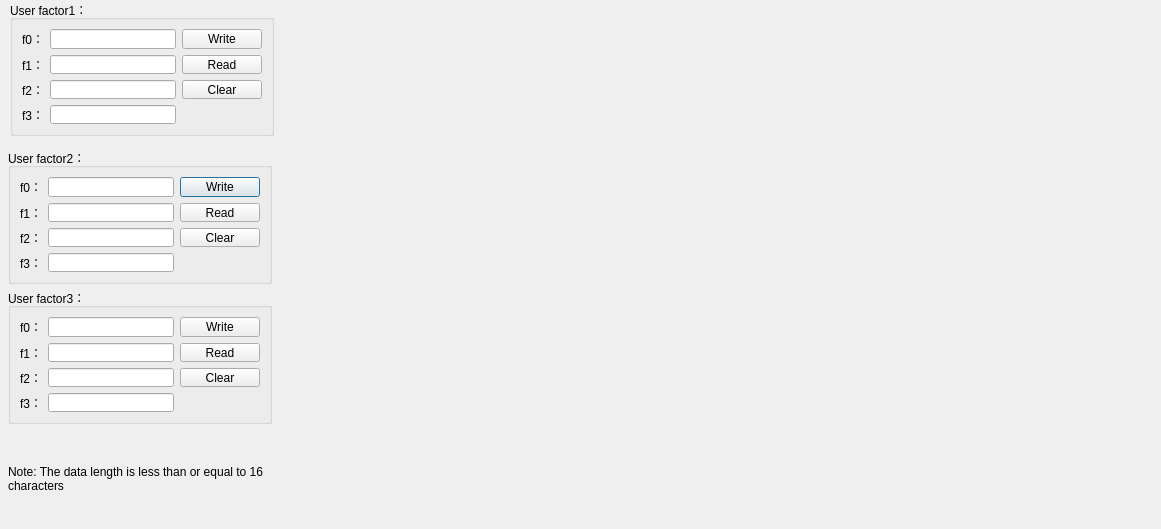
<?xml version="1.0" encoding="UTF-8"?>
<ui version="4.0">
 <class>Dialog_user</class>
 <widget class="QDialog" name="Dialog_user">
  <property name="geometry">
   <rect>
    <x>0</x>
    <y>0</y>
    <width>1161</width>
    <height>529</height>
   </rect>
  </property>
  <property name="windowTitle">
   <string>Dialog</string>
  </property>
  <widget class="QLabel" name="label">
   <property name="geometry">
    <rect>
     <x>8</x>
     <y>448</y>
     <width>264</width>
     <height>61</height>
    </rect>
   </property>
   <property name="text">
    <string>Note: The data length is less than or equal to 16 characters</string>
   </property>
   <property name="wordWrap">
    <bool>true</bool>
   </property>
  </widget>
  <widget class="QGroupBox" name="groupBox_8">
   <property name="geometry">
    <rect>
     <x>8</x>
     <y>148</y>
     <width>264</width>
     <height>136</height>
    </rect>
   </property>
   <property name="title">
    <string>User factor2：</string>
   </property>
   <layout class="QGridLayout" name="gridLayout_4">
    <item row="0" column="0">
     <widget class="QLabel" name="label_10">
      <property name="text">
       <string>f0：</string>
      </property>
     </widget>
    </item>
    <item row="0" column="1">
     <widget class="QLineEdit" name="lineEdit_f2_0"/>
    </item>
    <item row="0" column="2">
     <widget class="QPushButton" name="pushButton_w2">
      <property name="text">
       <string>Write</string>
      </property>
     </widget>
    </item>
    <item row="1" column="0">
     <widget class="QLabel" name="label_14">
      <property name="text">
       <string>f1：</string>
      </property>
     </widget>
    </item>
    <item row="1" column="1">
     <widget class="QLineEdit" name="lineEdit_f2_1"/>
    </item>
    <item row="1" column="2">
     <widget class="QPushButton" name="pushButton_r2">
      <property name="text">
       <string>Read</string>
      </property>
     </widget>
    </item>
    <item row="2" column="0">
     <widget class="QLabel" name="label_17">
      <property name="text">
       <string>f2：</string>
      </property>
     </widget>
    </item>
    <item row="2" column="1">
     <widget class="QLineEdit" name="lineEdit_f2_2"/>
    </item>
    <item row="3" column="0">
     <widget class="QLabel" name="label_18">
      <property name="text">
       <string>f3：</string>
      </property>
     </widget>
    </item>
    <item row="3" column="1">
     <widget class="QLineEdit" name="lineEdit_f2_3"/>
    </item>
    <item row="2" column="2">
     <widget class="QPushButton" name="pushButton_c2">
      <property name="text">
       <string>Clear</string>
      </property>
     </widget>
    </item>
   </layout>
  </widget>
  <widget class="QGroupBox" name="groupBox_9">
   <property name="geometry">
    <rect>
     <x>8</x>
     <y>288</y>
     <width>264</width>
     <height>136</height>
    </rect>
   </property>
   <property name="title">
    <string>User factor3：</string>
   </property>
   <layout class="QGridLayout" name="gridLayout_5">
    <item row="0" column="0">
     <widget class="QLabel" name="label_19">
      <property name="text">
       <string>f0：</string>
      </property>
     </widget>
    </item>
    <item row="0" column="1">
     <widget class="QLineEdit" name="lineEdit_f3_0"/>
    </item>
    <item row="0" column="2">
     <widget class="QPushButton" name="pushButton_w3">
      <property name="text">
       <string>Write</string>
      </property>
     </widget>
    </item>
    <item row="1" column="0">
     <widget class="QLabel" name="label_20">
      <property name="text">
       <string>f1：</string>
      </property>
     </widget>
    </item>
    <item row="1" column="1">
     <widget class="QLineEdit" name="lineEdit_f3_1"/>
    </item>
    <item row="1" column="2">
     <widget class="QPushButton" name="pushButton_r3">
      <property name="text">
       <string>Read</string>
      </property>
     </widget>
    </item>
    <item row="2" column="0">
     <widget class="QLabel" name="label_21">
      <property name="text">
       <string>f2：</string>
      </property>
     </widget>
    </item>
    <item row="2" column="1">
     <widget class="QLineEdit" name="lineEdit_f3_2"/>
    </item>
    <item row="3" column="0">
     <widget class="QLabel" name="label_22">
      <property name="text">
       <string>f3：</string>
      </property>
     </widget>
    </item>
    <item row="3" column="1">
     <widget class="QLineEdit" name="lineEdit_f3_3"/>
    </item>
    <item row="2" column="2">
     <widget class="QPushButton" name="pushButton_c3">
      <property name="text">
       <string>Clear</string>
      </property>
     </widget>
    </item>
   </layout>
  </widget>
  <widget class="QGroupBox" name="groupBox_10">
   <property name="geometry">
    <rect>
     <x>10</x>
     <y>0</y>
     <width>264</width>
     <height>136</height>
    </rect>
   </property>
   <property name="title">
    <string>User factor1：</string>
   </property>
   <layout class="QGridLayout" name="gridLayout">
    <item row="0" column="0">
     <widget class="QLabel" name="label_28">
      <property name="text">
       <string>f0：</string>
      </property>
     </widget>
    </item>
    <item row="0" column="1">
     <widget class="QLineEdit" name="lineEdit_f1_0"/>
    </item>
    <item row="0" column="2">
     <widget class="QPushButton" name="pushButton_w1">
      <property name="text">
       <string>Write</string>
      </property>
     </widget>
    </item>
    <item row="1" column="0">
     <widget class="QLabel" name="label_27">
      <property name="text">
       <string>f1：</string>
      </property>
     </widget>
    </item>
    <item row="1" column="1">
     <widget class="QLineEdit" name="lineEdit_f1_1"/>
    </item>
    <item row="1" column="2">
     <widget class="QPushButton" name="pushButton_r1">
      <property name="text">
       <string>Read</string>
      </property>
     </widget>
    </item>
    <item row="2" column="0">
     <widget class="QLabel" name="label_24">
      <property name="text">
       <string>f2：</string>
      </property>
     </widget>
    </item>
    <item row="2" column="1">
     <widget class="QLineEdit" name="lineEdit_f1_2"/>
    </item>
    <item row="3" column="0">
     <widget class="QLabel" name="label_23">
      <property name="text">
       <string>f3：</string>
      </property>
     </widget>
    </item>
    <item row="3" column="1">
     <widget class="QLineEdit" name="lineEdit_f1_3"/>
    </item>
    <item row="2" column="2">
     <widget class="QPushButton" name="pushButton_c1">
      <property name="text">
       <string>Clear</string>
      </property>
     </widget>
    </item>
   </layout>
  </widget>
 </widget>
 <resources/>
 <connections/>
</ui>
